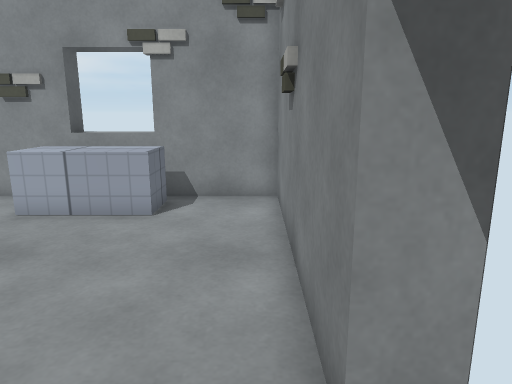
View 1 (above)

14 first-person views from a walk through a scene from a Unity 3-D project. The camera is 1.2 m above the floor, tilts 12° down and sees 70° across. The floor is counted in squares, 0.5 m on a side. Each view is taken from the middle of a square. On the plan, view 1 faces up. The plan holds only what a view shows up to about 20 squares ahead; the rest is blank. Surface patterns are stand-ins for the level's own textures.

View 2
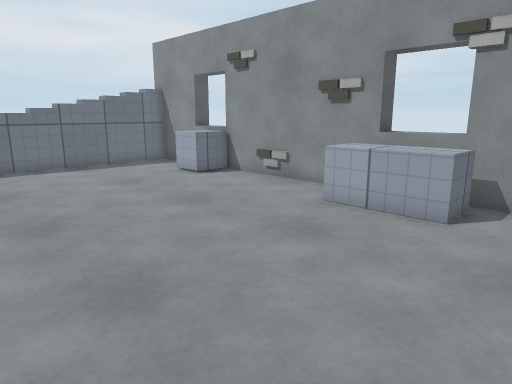

View 3
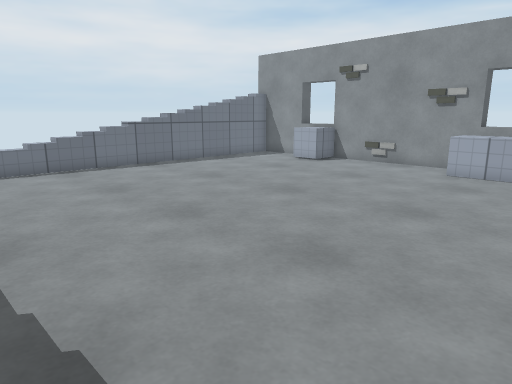

View 4
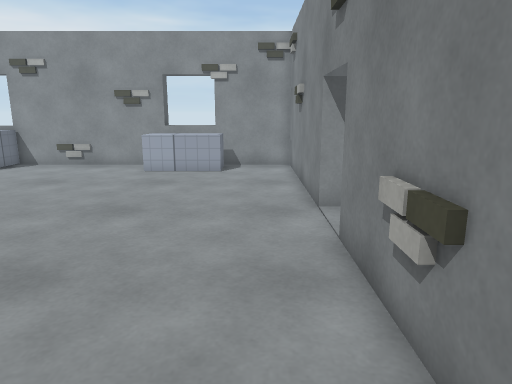

View 5
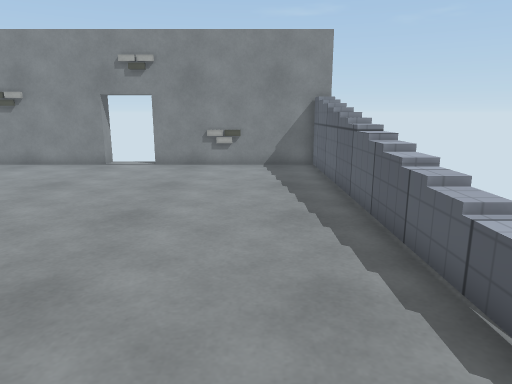

View 6
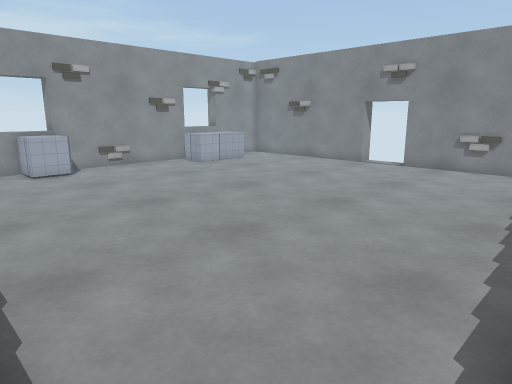

View 7
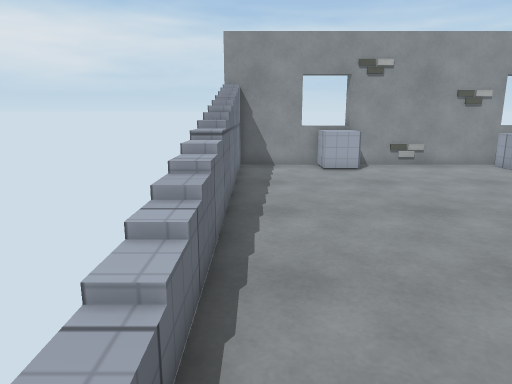

View 8
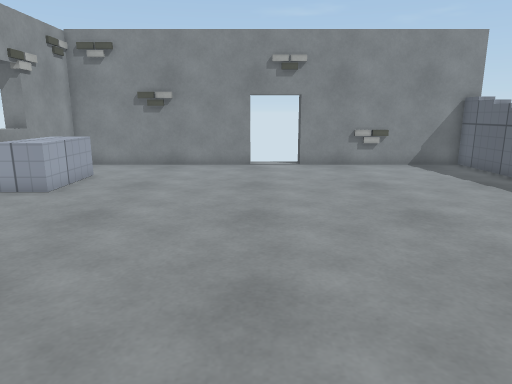

View 9
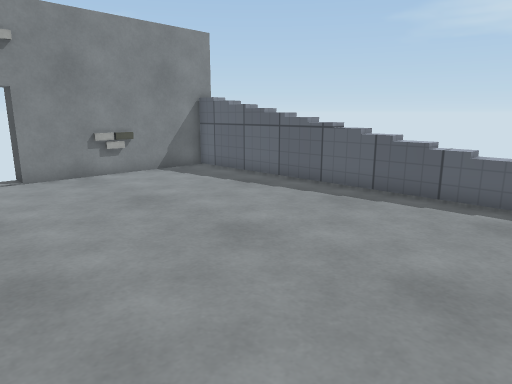

View 10
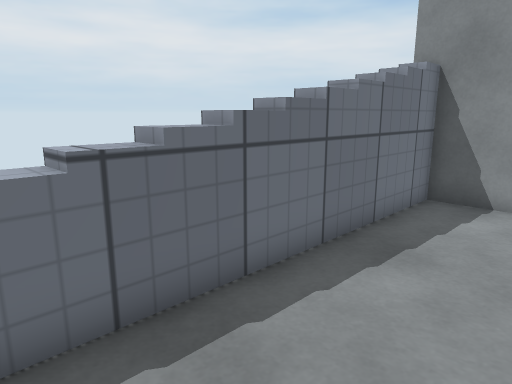

View 11
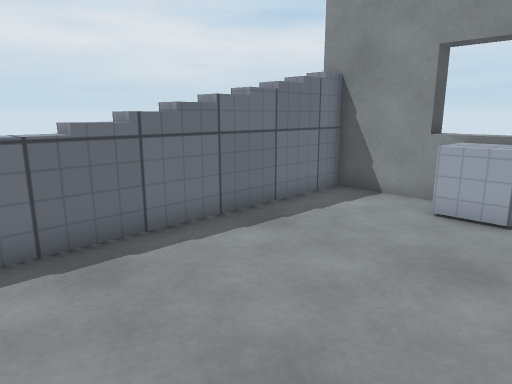

View 12
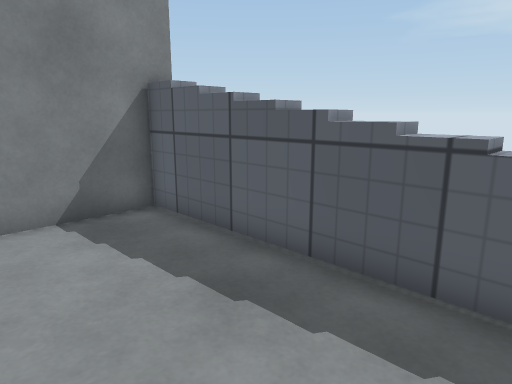

View 13
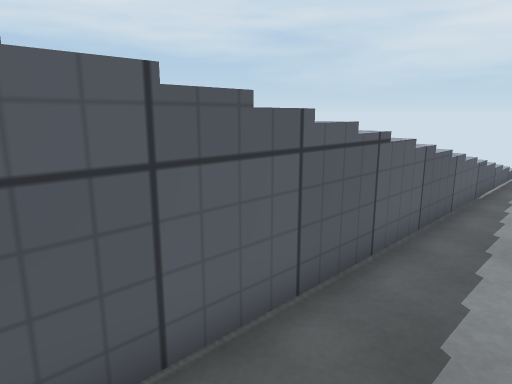

View 14
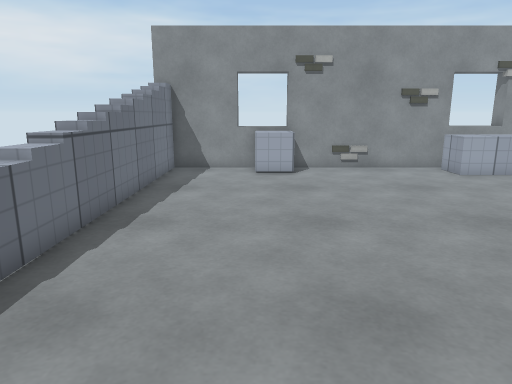

### Floor plan
Key: @ floor where view 1 was taken; # wall or solid block; x gap in a wall; . main floor; : floor 0.25 m higher than the main floor; + floor 0.5 m higher than the main floor; = window, fence, low wall or low ledge; ^ raised ledge; O other object.
Columns run from 19 left of view 1 to 1 right of it. Each row starts with its distance up from view 1.
 11  ########O###########
 10  #...^^=.... ^^^^x..#
  9  #...^^......^^^^...#
  8  #..................#
  7  #.................OO
  6 #^.................##
  5 #^..................#
  4 #^..................#
  3 #^..................#
  2 #^..................
  1 #^..................
  0  ^.................@x
 -1  ^..................#
 -2  ^..................#
 -3   ................. #
 -4  +................. #
 -5  +..................#
 -6    .................#
 -7   . ................#
 -8  .  :++=^^^^^^^^^^^##
 -9             #####   #

Positions as (right, up) in squares from view 1, and headings:
1: (0, 0), facing up
2: (0, 0), facing up-left
3: (-1, -7), facing up-left
4: (-1, -7), facing up
5: (-17, -5), facing right
6: (-18, -8), facing up-right
7: (-17, -7), facing up
8: (-17, 2), facing right
9: (-14, 3), facing down-right
10: (-14, 0), facing up-left
11: (-11, 0), facing up-left
12: (-8, -3), facing down-right
13: (-1, -5), facing down-left
14: (-14, -6), facing up
